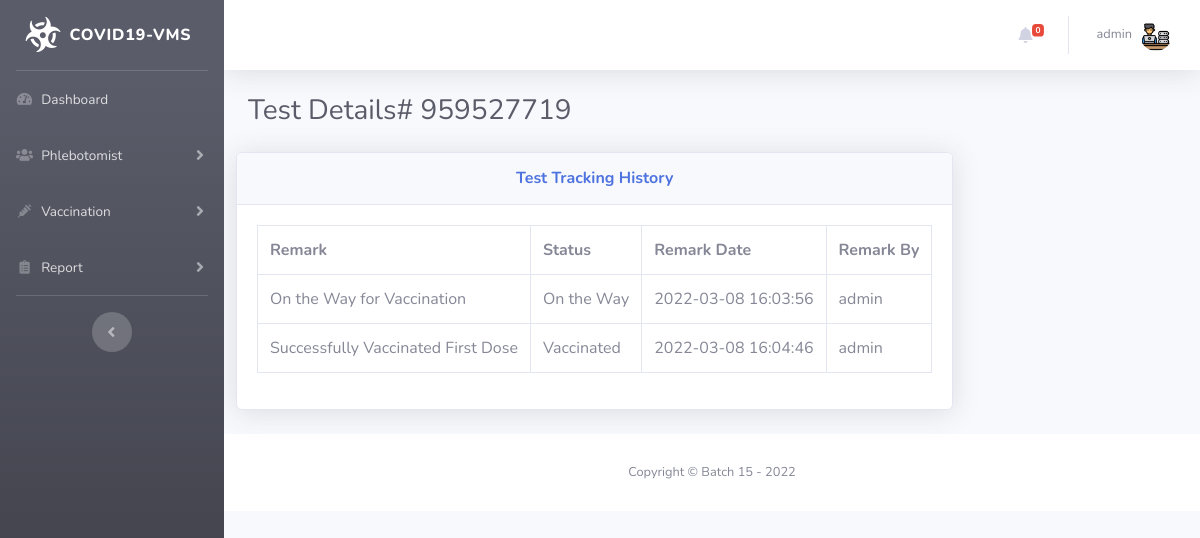
/patient-report-details.php?oid=959527719 (signed in), run on the app's committed database.
### tables this page shows
CREATE TABLE `tblreporttracking` (
  `id` int(11) NOT NULL,
  `OrderNumber` bigint(40) DEFAULT NULL,
  `Remark` varchar(255) DEFAULT NULL,
  `Status` varchar(120) DEFAULT NULL,
  `PostingTime` timestamp NULL DEFAULT current_timestamp(),
  `RemarkBy` int(5) DEFAULT NULL
);

### patient-report-details.php (the view, shortened to what this page needs)
<?php session_start();
include_once('includes/config.php');
?>
<!DOCTYPE html>
<html lang="en">
<head>
    <link href="vendor/fontawesome-free/css/all.min.css" rel="stylesheet" type="text/css">
    <link href="css/sb-admin-2.min.css" rel="stylesheet">
</head>
<body id="page-top">
    <div id="wrapper">
<?php include_once('includes/sidebar.php');?>
        <div id="content-wrapper" class="d-flex flex-column">
            <div id="content">
          <?php include_once('includes/topbar.php');?>
                <div class="container-fluid">
                    <h1 class="h3 mb-4 text-gray-800">Test Details# <?php echo intval($_GET['oid']);?></h1>
<div class="row">
<?php
$orderid=intval($_GET['oid']);
$ret=mysqli_query($con,"select * from tblreporttracking
join tbladmin on tbladmin.ID=tblreporttracking.RemarkBy
where tblreporttracking.OrderNumber='$orderid'");
$num=mysqli_num_rows($ret);
?>
<div class="row">
                         <div class="col-lg-12">
                            <div class="card shadow mb-4">
                                <div class="card-header py-3">
                                    <h6 class="m-0 font-weight-bold text-primary" align="center">Test  Tracking History</h6>
                                </div>
                                <div class="card-body">
<?php if($num>0){
?>
 <table class="table table-bordered"  width="100%" cellspacing="0">
<tr>
    <th>Remark</th>
    <th>Status</th>
    <th>Remark Date</th>
    <th>Remark By</th>
<?php while($result=mysqli_fetch_array($ret)){?>
</tr>
    <tr>
    <td><?php echo $result['Remark'];?></td>
    <td><?php echo $result['Status'];?></td>
    <td><?php echo $result['PostingTime'];?></td>
    <td><?php echo $result['AdminName'];?></td>
    </tr>
<?php } ?>
</table>
         <?php
     } else { ?>
<h4 align="center" style="color:red"> No Tracking history found </h4>
         <?php } ?>
                                </div>
                            </div>
                        </div>
                    </div>
                </div>
            </div>
           <?php include_once('includes/footer.php');?>
        </div>
    </div>
</body>
</html>

### includes/topbar.php (shortened to what this page needs)
      <nav class="navbar navbar-expand navbar-light bg-white topbar mb-4 static-top shadow">
            <?php if($_SESSION['aid']):?>
                    <ul class="navbar-nav ml-auto">
<?php $query=mysqli_query($con,"select * from tblvacrecords where ReportStatus is null");
$count=mysqli_num_rows($query);
?>
                        <li class="nav-item dropdown no-arrow mx-1">
                            <a class="nav-link dropdown-toggle" href="#" id="alertsDropdown" role="button"
                                data-toggle="dropdown" aria-haspopup="true" aria-expanded="false">
                                <i class="fas fa-bell fa-fw"></i>
                                <span class="badge badge-danger badge-counter"><?php echo $count;?></span>
                            </a>
                        </li>
                        <li class="nav-item dropdown no-arrow">
                            <a class="nav-link dropdown-toggle" href="#" id="userDropdown" role="button"
                                data-toggle="dropdown" aria-haspopup="true" aria-expanded="false">
                <?php
$adid=$_SESSION['aid'];
$ret1=mysqli_query($con,"select AdminName from tbladmin where ID='$adid'");
while($row1=mysqli_fetch_array($ret1)){
?>
                                <span class="mr-2 d-none d-lg-inline text-gray-600 small"><?php  echo $row1['AdminName'];?></span>
                           <?php } ?>
                                <img class="img-profile rounded-circle"
                                    src="img/admin-100.png">
                            </a>
                        </li>
                    </ul>
                <?php endif;?>
                </nav>

### data on the page
tblreporttracking: Remark "On the Way for Vaccination", Status "On the Way", PostingTime "2022-03-08 16:03:56", tbladmin.AdminName "admin"
tblreporttracking: Remark "Successfully Vaccinated First Dose", Status "Vaccinated", PostingTime "2022-03-08 16:04:46", tbladmin.AdminName "admin"

### other printed values
$count "0"
$row1['AdminName'] "admin"
$_GET['oid'] "959527719"
